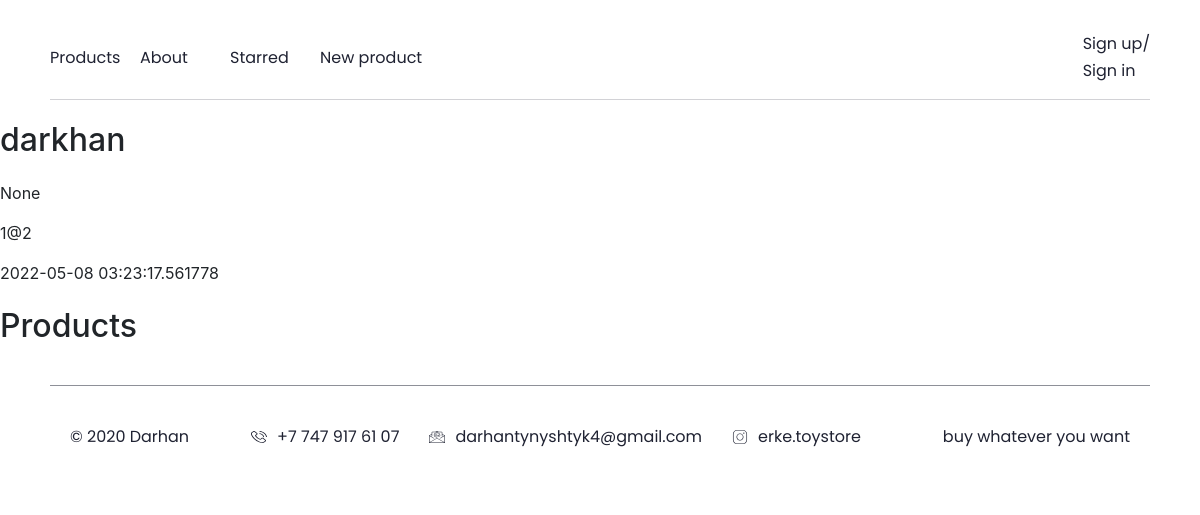
/user/2, run on the app's committed database.
### data/users.py (models this page shows, shortened)
class User(SqlAlchemyBase, UserMixin, SerializerMixin):
    __tablename__ = 'users'
    id = sqlalchemy.Column(sqlalchemy.Integer,
                           primary_key=True, autoincrement=True)
    name = sqlalchemy.Column(sqlalchemy.String, nullable=True)
    about = sqlalchemy.Column(sqlalchemy.String, nullable=True)
    email = sqlalchemy.Column(sqlalchemy.String,
                              index=True, unique=True, nullable=True)
    hashed_password = sqlalchemy.Column(sqlalchemy.String, nullable=True)
    avatar_name = sqlalchemy.Column(sqlalchemy.String, default=None)
    created_date = sqlalchemy.Column(sqlalchemy.DateTime,
                                     default=datetime.datetime.now)
    starred = sqlalchemy.Column(sqlalchemy.String, default='')
    products = orm.relation("Product", back_populates='user')

### main.py (the view)
@app.route('/user/<int:user_id>')  # Вывод профиля пользователя
def get_user(user_id):
    session = db_session.create_session()
    user = session.query(User).get(user_id)
    params = {
        'current_user': current_user,
        'user': user
    }
    if current_user != user:
        user_products = session.query(Product).filter(Product.is_private == False, Product.user == user)
        params['products'] = user_products
    else:
        user_products = user.products
        params['products'] = user_products
    return render_template('user.html', **params)

### data/db_session.py (called while the page is built)
def create_session() -> Session:
    global __factory
    return __factory()

### templates/user.html (shortened to what this page needs)
{% extends "base.html" %}
{% block content %}
<h1>{{ user.name }}</h1>
<p>{{ user.about }}</p>
<p>{{ user.email }}</p>
<p>{{ user.created_date }}</p>
<h1>Products</h1>
{% endblock %}

### static/blocks/main-page/main-page.css (style rules this page uses)
html { -webkit-tap-highlight-color: rgba(0,0,0,0); -webkit-tap-highlight-color: transparent; -webkit-touch-callout: text; -webkit-user-select: text; -khtml-user-select: text; -moz-user-select: text; -ms-user-select: text; user-select: text; }

### static/blocks/base/base.css (style rules this page uses)
html { -webkit-tap-highlight-color: rgba(0, 0, 0, 0); -webkit-tap-highlight-color: transparent; -webkit-touch-callout: text; -webkit-user-select: text; -khtml-user-select: text; -moz-user-select: text; -ms-user-select: text; user-select: text; }

### data on the page
User: name "darkhan", about "None", email "1@2", created_date "2022-05-08 03:23:17.561778"
